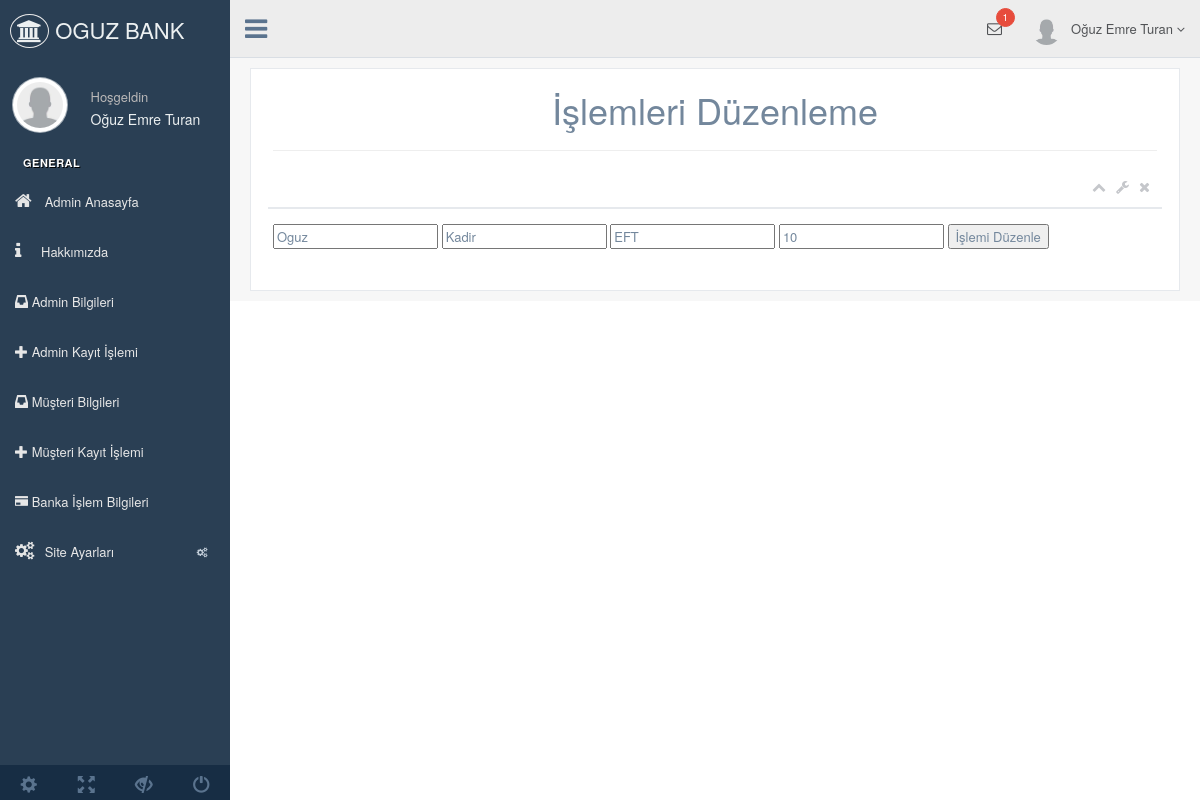
The page /nedmin/production/islemdüzenle.php?sno=1 (signed in) on the database its author committed.
### tables this page shows
CREATE TABLE `adminkullanici` (
  `kullanici_id` int(11) NOT NULL,
  `kullanici_zaman` datetime NOT NULL DEFAULT CURRENT_TIMESTAMP,
  `kullanici_resim` varchar(250) NOT NULL,
  `kullanici_tc` varchar(50) NOT NULL,
  `kullanici_ad` varchar(50) NOT NULL,
  `kullanici_mail` varchar(100) NOT NULL,
  `kullanici_gsm` varchar(50) NOT NULL,
  `kullanici_password` varchar(50) NOT NULL,
  `kullanici_adsoyad` varchar(50) NOT NULL,
  `kullanici_adres` varchar(250) NOT NULL,
  `kullanici_il` varchar(100) NOT NULL,
  `kullanici_ilce` varchar(100) NOT NULL,
  `kullanici_unvan` varchar(100) NOT NULL,
  `kullanici_yetki` varchar(50) NOT NULL,
  `kullanici_durum` int(1) NOT NULL DEFAULT '1'
);

CREATE TABLE `islem` (
  `sno` int(5) NOT NULL,
  `yapilanislem` varchar(255) NOT NULL,
  `gonderen` text NOT NULL,
  `alıcı` text NOT NULL,
  `bakiye` int(9) NOT NULL,
  `datetime` datetime DEFAULT CURRENT_TIMESTAMP
);

### nedmin/production/islemdüzenle.php (the view, shortened to what this page needs)
<?php require_once '../netting/baglan.php'; ?>
<?php
include 'header.php';
?>
<body>
<div class="right_col" role="main">
  <div class="">
    <div class="row">
      <div class="col-md-12 col-sm-12 col-xs-12">
        <div class="x_panel">
          <div class="x_title">
<center>
    <h1>İşlemleri Düzenleme</h1>
    <hr>
    <center>
<?php
$bilgilerimsor=$db->prepare("SELECT * from islem where sno=:id");
$bilgilerimsor->execute(array(
    'id' => $_GET['sno']
));
$bilgilerimcek=$bilgilerimsor->fetch(PDO::FETCH_ASSOC);
?>
<center>
<ul class="nav navbar-right panel_toolbox">
              <li><a class="collapse-link"><i class="fa fa-chevron-up"></i></a>
              </li>
              <li class="dropdown">
                <a href="#" class="dropdown-toggle" data-toggle="dropdown" role="button" aria-expanded="false"><i class="fa fa-wrench"></i></a>
              </li>
              <li><a class="close-link"><i class="fa fa-close"></i></a>
              </li>
            </ul>
            <div class="clearfix"></div>
          </div>
          <div class="x_content">
<form action="islem1.php" method="POST">
    <input type="text" required="" name="gonderen" value="<?php echo $bilgilerimcek['gonderen'] ?>">
    <input type="text" required="" name="alıcı" value="<?php echo $bilgilerimcek['alıcı'] ?>">
    <input type="text" required="" name="yapilanislem" value="<?php echo $bilgilerimcek['yapilanislem'] ?>">
    <input type="text" required="" name="bakiye" value="<?php echo $bilgilerimcek['bakiye'] ?>">
    <button type="submit" name="updateislemi2">İşlemi Düzenle</button>
</form>
<center>
<br>
</body>
</html>

### nedmin/production/header.php (shortened to what this page needs)
<?php
include '../netting/baglan.php';
$kullanicisor=$db->prepare("SELECT * FROM adminkullanici where kullanici_mail=:mail");
$kullanicisor->execute(array(
  'mail' => $_SESSION['kullanici_mail']
  ));
$kullanicicek=$kullanicisor->fetch(PDO::FETCH_ASSOC);
?>
<!DOCTYPE html>
<html lang="en">
<head>
  <link href="../vendors/bootstrap/dist/css/bootstrap.min.css" rel="stylesheet">
  <link href="../vendors/font-awesome/css/font-awesome.min.css" rel="stylesheet">
  <link href="../vendors/nprogress/nprogress.css" rel="stylesheet">
  <link href="../vendors/iCheck/skins/flat/green.css" rel="stylesheet">
  <link href="../vendors/datatables.net-bs/css/dataTables.bootstrap.min.css" rel="stylesheet">
  <link href="../vendors/datatables.net-buttons-bs/css/buttons.bootstrap.min.css" rel="stylesheet">
  <link href="../vendors/datatables.net-fixedheader-bs/css/fixedHeader.bootstrap.min.css" rel="stylesheet">
  <link href="../vendors/datatables.net-responsive-bs/css/responsive.bootstrap.min.css" rel="stylesheet">
  <link href="../vendors/datatables.net-scroller-bs/css/scroller.bootstrap.min.css" rel="stylesheet">
  <link href="../build/css/custom.min.css" rel="stylesheet">
</head>
<body class="nav-md">
  <div class="container body">
    <div class="main_container">
      <div class="col-md-3 left_col">
        <div class="left_col scroll-view">
          <div class="navbar nav_title" style="border: 0;">
            <a href="index.php" class="site_title"><i class="fa fa-bank"></i> OGUZ BANK <span></span></a>
          </div>
          <div class="profile clearfix">
            <div class="profile_pic">
              <img src="images/user.png" alt="..." class="img-circle profile_img">
            </div>
            <div class="profile_info">
              <span>Hoşgeldin</span>
              <h2><?php echo $kullanicicek['kullanici_adsoyad'] ?></h2>
            </div>
          </div>
          <br />
          <div id="sidebar-menu" class="main_menu_side hidden-print main_menu">
            <div class="menu_section">
              <h3>General</h3>
              <ul class="nav side-menu">
                <li><a href="index.php"><i class="fa fa-home"></i> Admin Anasayfa </a></li>
                <li><a href="hakkimizda.php"><i class="fa fa-info"></i>Hakkımızda </a></li>
                <li><a href="kullanici.php"><i class="glyphicon glyphicon-inbox"></i>  Admin Bilgileri </a></li>
                <li><a href="adminekle.php"><i class="glyphicon glyphicon-plus"></i>  Admin Kayıt İşlemi </a></li>
                <li><a href="bilgiler.php"><i class="glyphicon glyphicon-inbox"></i>  Müşteri Bilgileri </a></li>
                <li><a href="index1.php"><i class="glyphicon glyphicon-plus"></i>  Müşteri Kayıt İşlemi </a></li>
                <li><a href="islembilgi.php"><i class="glyphicon glyphicon-credit-card"></i>  Banka İşlem Bilgileri </a></li>
                <li><a><i class="fa fa-cogs"></i> Site Ayarları <span class="fa fa-cogs"></span></a>
             </li>
           </ul>
         </div>
       </div>
       <div class="sidebar-footer hidden-small">
        <a data-toggle="tooltip" data-placement="top" title="Settings">
          <span class="glyphicon glyphicon-cog" aria-hidden="true"></span>
        </a>
        <a data-toggle="tooltip" data-placement="top" title="FullScreen">
          <span class="glyphicon glyphicon-fullscreen" aria-hidden="true"></span>
        </a>
        <a data-toggle="tooltip" data-placement="top" title="Lock">
          <span class="glyphicon glyphicon-eye-close" aria-hidden="true"></span>
        </a>
        <a data-toggle="tooltip" data-placement="top" title="Logout">
          <span class="glyphicon glyphicon-off" aria-hidden="true"></span>
        </a>
      </div>
    </div>
  </div>
  <div class="top_nav">
    <div class="nav_menu">
      <nav>
        <div class="nav toggle">
          <a id="menu_toggle"><i class="fa fa-bars"></i></a>
        </div>
        <ul class="nav navbar-nav navbar-right">
          <li class="">
            <a href="javascript:;" class="user-profile dropdown-toggle" data-toggle="dropdown" aria-expanded="false">
              <img src="images/user.png" alt=""><?php echo $kullanicicek['kullanici_adsoyad'] ?>
              <span class=" fa fa-angle-down"></span>
            </a>
          </li>
          <li role="presentation" class="dropdown">
            <a href="javascript:;" class="dropdown-toggle info-number" data-toggle="dropdown" aria-expanded="false">
              <i class="fa fa-envelope-o"></i>
              <span class="badge bg-red">1</span>
            </a>
          </li>
        </ul>
      </nav>
    </div>
  </div>

### nedmin/production/islemdüzenle.php (style rules this page uses)
body { background: #FFFFFF; }

### rows shown on the page
adminkullanici: kullanici_adsoyad "Oğuz Emre Turan"
islem: gonderen "Oguz", alıcı "Kadir", yapilanislem "EFT", bakiye "10"
